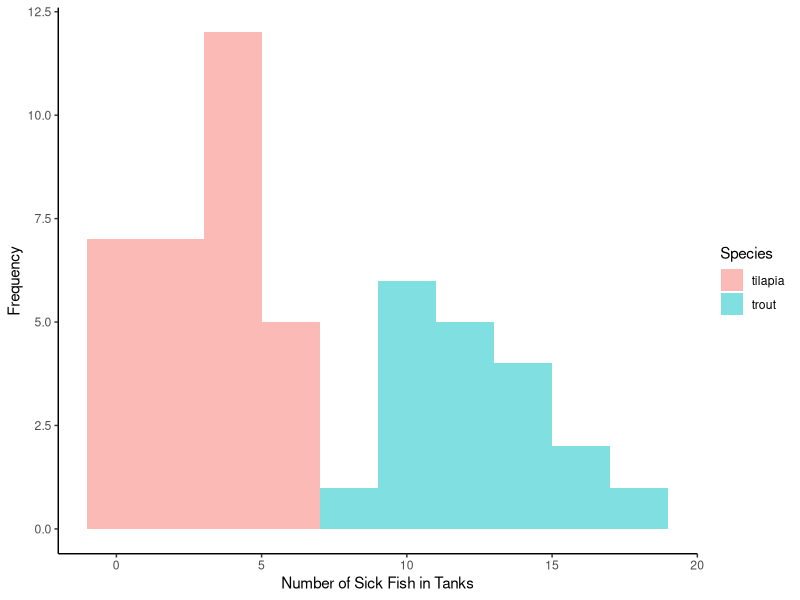
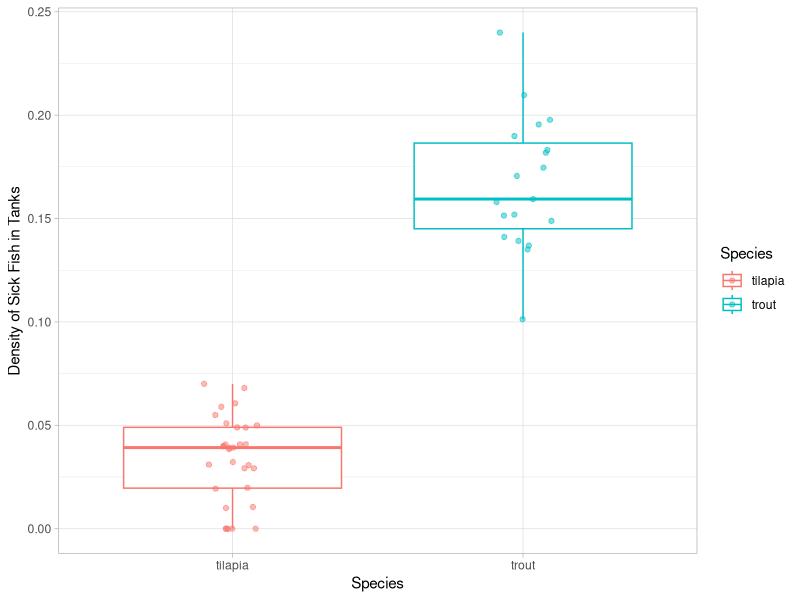
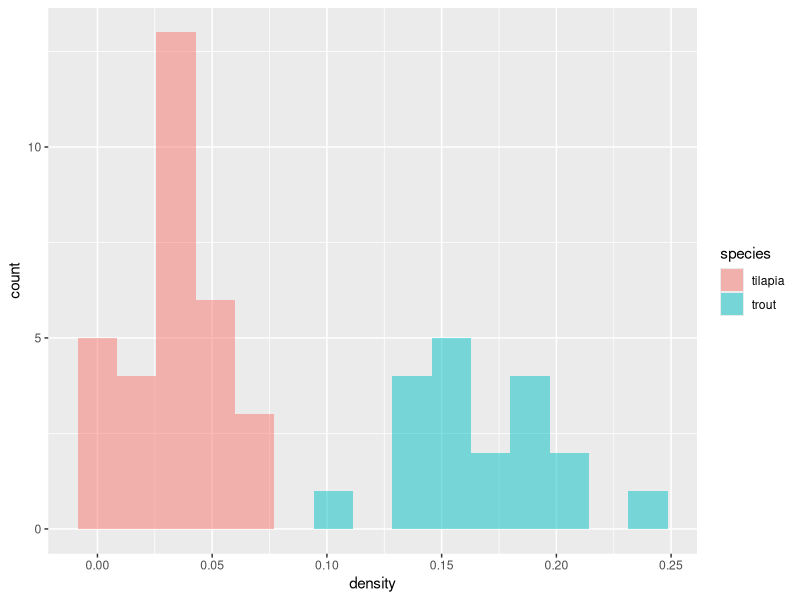
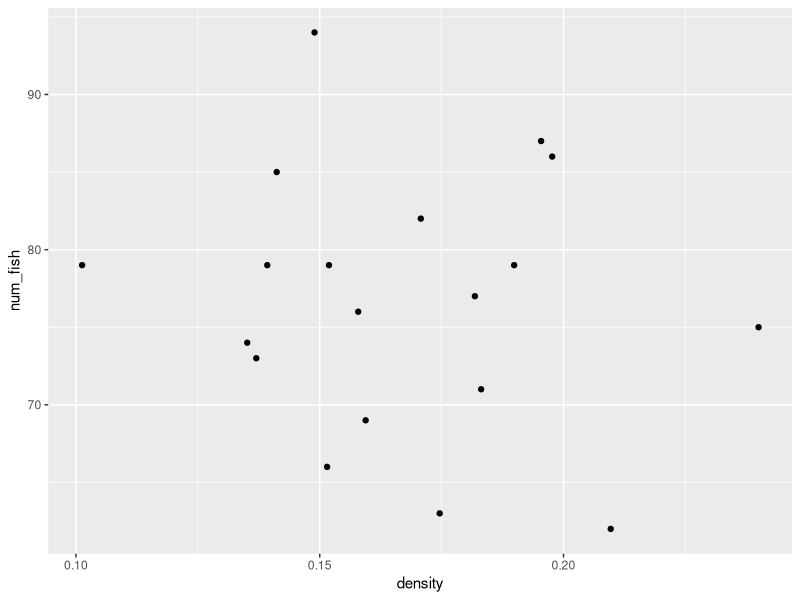
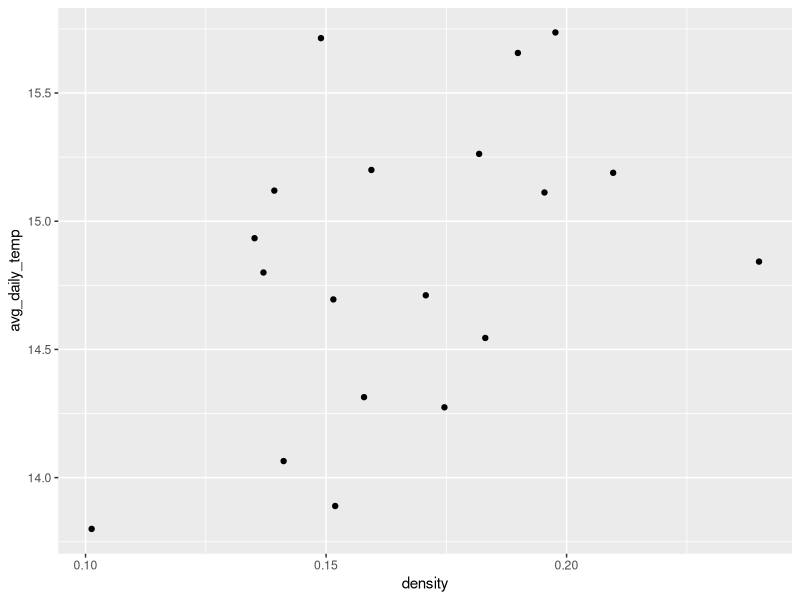
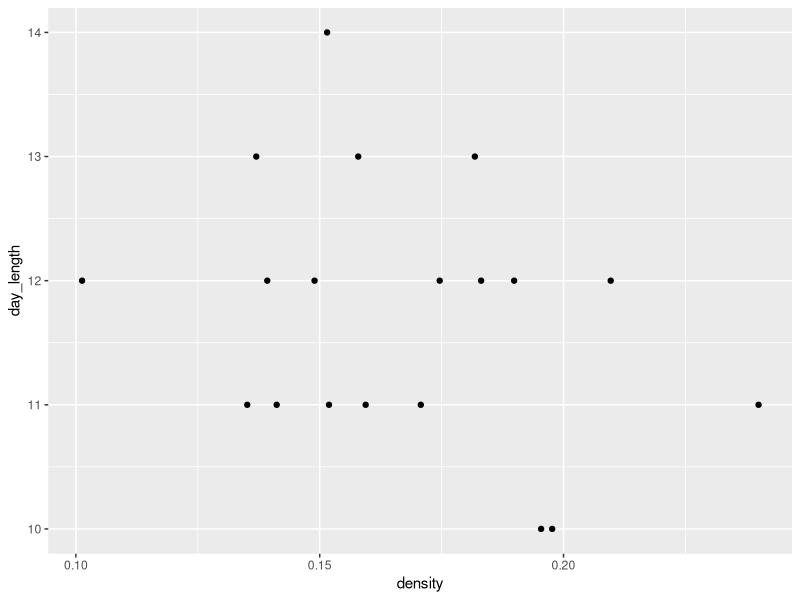

Reproduce these figures in R, in order.
## ---- chunk 1
knitr::opts_chunk$set(echo = TRUE)
## ---- chunk 2
library(tidyverse)
## ---- chunk 3
sick_fish <- read_csv("../data/fish_sick_data.csv") 
## ---- chunk 4
head(sick_fish)
## ---- chunk 5
ggplot(sick_fish, aes(num_sick, fill = species)) +
  geom_histogram(alpha = 0.5, position = "identity", bins = 10) +
  labs(x = "Number of Sick Fish in Tanks",
       y = "Frequency",
       fill = "Species") +
  theme_classic()
## ---- chunk 6
# take into account the number of fish in the tank: density of sick fish
sick_fish <- sick_fish %>% 
  mutate(density = num_sick/num_fish) 
## ---- chunk 7
sick_fish %>% 
  group_by(species) %>% 
  summarize(mean_sick_fish = mean(density),
            sd_sick_fish = sd(density))

ggplot(sick_fish, aes(species, density, color = species)) +
  geom_boxplot() + 
  geom_jitter(alpha = 0.5, width = 0.1) +
  labs(x = "Species",
       y = "Density of Sick Fish in Tanks",
       color = "Species") +
  theme_light()

# histogram
ggplot(sick_fish, aes(density, fill = species)) +
  geom_histogram(alpha = 0.5, bins = 15)

## ---- chunk 8
sick_trout <- sick_fish %>% 
  filter(species == "trout")
## ---- chunk 9
ggplot(sick_trout, aes(x = density, y = num_fish)) +
  #geom_smooth(method = 'lm', se = FALSE) +
  geom_point() 

ggplot(sick_trout, aes(x = density, y = avg_daily_temp)) +
  #geom_smooth(method = 'lm', se = FALSE) +
  geom_point()

ggplot(sick_trout, aes(density, day_length)) +
  #geom_smooth(method = 'lm', se = FALSE) +
  geom_point() 
